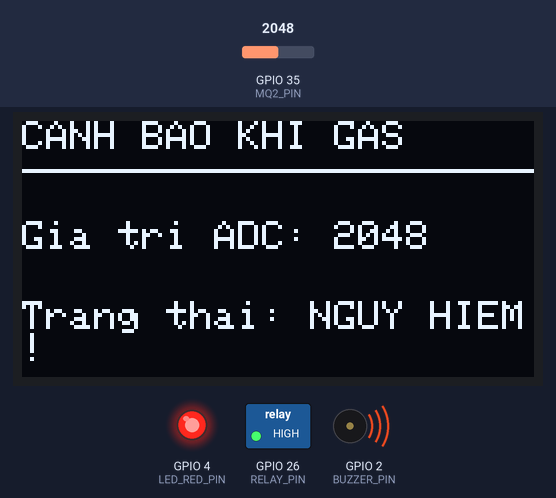
The sketch below on a simulated ESP32. Parts: 128×64 one-colour display, switched loads named in the sketch (green lamp = pin HIGH), output pins drawn as LEDs (lit = HIGH), buzzer (waves = sounding). Inputs (shaded band) come from the test bench; at power-on: GPIO 35 (MQ2_PIN) = 2048. WiFi joins after 1.5 s; servers stay silent unless stated; what the sketch prints to the serial monitor is not drawn.

Above: at 2.7 s.
2.8 s: GPIO 35 (MQ2_PIN) set to 1926
At 4.1 s:
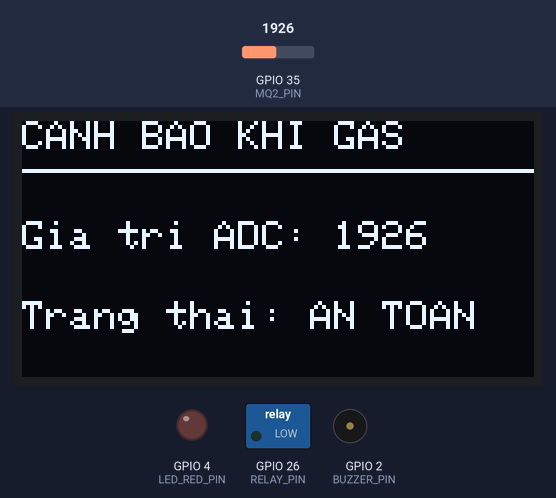
4.4 s: GPIO 35 (MQ2_PIN) set to 2040
At 4.8 s:
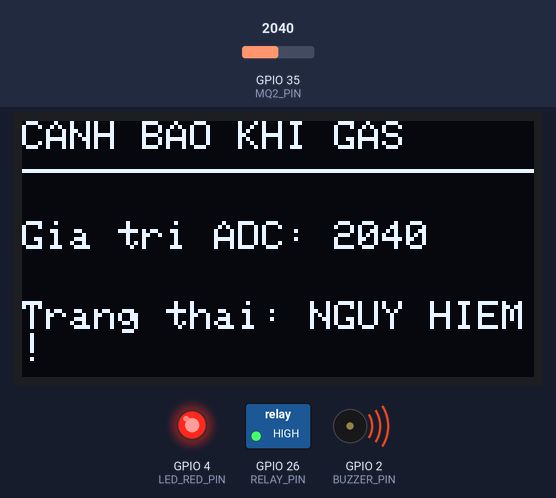
6.0 s: GPIO 35 (MQ2_PIN) set to 2047
At 6.5 s:
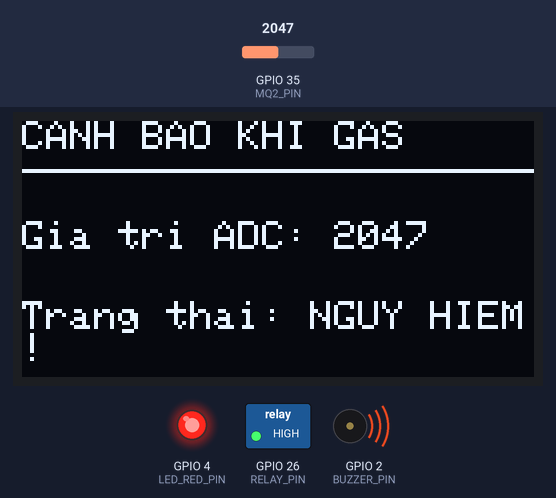
Timing chart, 0 to 9.0 s (numbered marks = the images above; inputs shaded):
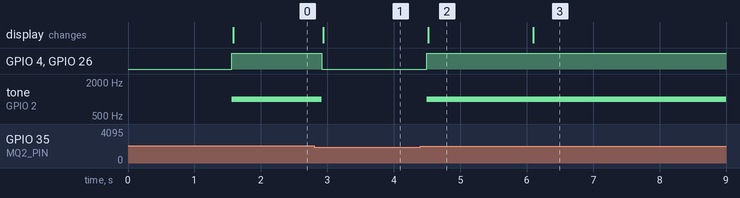

Measured:
- the behaviour switches between 2000 and 1999 on GPIO 35 (MQ2_PIN) (found by bisection; images 0 and 1)
- after the input at 2.8 s, GPIO 4 (LED_RED_PIN), GPIO 26 (RELAY_PIN): HIGH → LOW after 0.11 s; tone on GPIO 2 (BUZZER_PIN): 1000 Hz → silent after 0.11 s; the display: changes after 0.14 s (image 1)
- after the input at 4.4 s, GPIO 4 (LED_RED_PIN), GPIO 26 (RELAY_PIN): LOW → HIGH after 0.09 s; tone on GPIO 2 (BUZZER_PIN): silent → 1000 Hz after 0.09 s; the display: changes after 0.12 s (image 2)
- after the input at 6.0 s, the display: changes after 0.10 s (image 3)

The sketch:

sketch.ino
```cpp
#include <WiFi.h>
#include <Wire.h>
#include <Adafruit_GFX.h>
#include <Adafruit_SSD1306.h>
#include "ThingSpeak.h"

// 1. Cấu hình Wi-Fi ảo của Wokwi
const char* ssid = "Wokwi-GUEST";
const char* password = "";

// 2. Thông tin kênh ThingSpeak
unsigned long myChannelNumber = 3539563;          // Channel ID
const char* myWriteAPIKey = "DN75IH4H6BBUPYAE";   // Write API Key

// 3. Khai báo các chân đã nối trên mạch
#define MQ2_PIN     35
#define RELAY_PIN   26
#define LED_RED_PIN 4
#define BUZZER_PIN  2

#define GAS_THRESHOLD 2000 // Ngưỡng báo động (0 - 4095)

Adafruit_SSD1306 display(128, 64, &Wire, -1);
WiFiClient client;

unsigned long lastTime = 0;
unsigned long timerDelay = 20000; // Gửi lên ThingSpeak mỗi 20 giây

void setup() {
  Serial.begin(115200);

  pinMode(MQ2_PIN, INPUT);
  pinMode(RELAY_PIN, OUTPUT);
  pinMode(LED_RED_PIN, OUTPUT);
  pinMode(BUZZER_PIN, OUTPUT);

  // Khởi động màn hình OLED
  if(!display.begin(SSD1306_SWITCHCAPVCC, 0x3C)) {
    Serial.println(F("Khong tim thay man hinh OLED!"));
    for(;;);
  }
  display.clearDisplay();
  display.setTextColor(WHITE);
  display.setTextSize(1);
  display.setCursor(0, 15);
  display.println("Dang ket noi WiFi...");
  display.display();

  // Kết nối Wi-Fi
  WiFi.begin(ssid, password);
  while (WiFi.status() != WL_CONNECTED) {
    delay(500);
    Serial.print(".");
  }
  Serial.println("\nDa ket noi WiFi thanh cong!");

  ThingSpeak.begin(client);
}

void loop() {
  // Đọc giá trị cảm biến khí Gas
  int gasValue = analogRead(MQ2_PIN);
  int alarmStatus = 0;

  // Kiểm tra vượt ngưỡng
  if (gasValue >= GAS_THRESHOLD) {
    alarmStatus = 1;
    digitalWrite(LED_RED_PIN, HIGH); // Bật LED đỏ
    digitalWrite(RELAY_PIN, HIGH);   // Đóng Relay -> Sáng LED xanh
    tone(BUZZER_PIN, 1000);          // Kêu còi Buzzer
  } else {
    alarmStatus = 0;
    digitalWrite(LED_RED_PIN, LOW);
    digitalWrite(RELAY_PIN, LOW);
    noTone(BUZZER_PIN);              // Tắt còi
  }

  // Hiển thị lên màn hình OLED
  display.clearDisplay();
  display.setTextSize(1);
  display.setCursor(0, 0);
  display.println("CANH BAO KHI GAS");
  display.drawLine(0, 12, 128, 12, WHITE);

  display.setCursor(0, 25);
  display.print("Gia tri ADC: ");
  display.println(gasValue);

  display.setCursor(0, 45);
  display.print("Trang thai: ");
  if (alarmStatus == 1) {
    display.println("NGUY HIEM!");
  } else {
    display.println("AN TOAN");
  }
  display.display();

  // Gửi dữ liệu lên ThingSpeak mỗi 20 giây
  if ((millis() - lastTime) > timerDelay) {
    ThingSpeak.setField(1, gasValue);
    ThingSpeak.setField(2, alarmStatus);

    int x = ThingSpeak.writeFields(myChannelNumber, myWriteAPIKey);
    if (x == 200) {
      Serial.println("Gui ThingSpeak thanh cong! Gia tri: " + String(gasValue));
    } else {
      Serial.println("Loi gui ThingSpeak, ma HTTP: " + String(x));
    }
    lastTime = millis();
  }

  delay(200);
}
```
